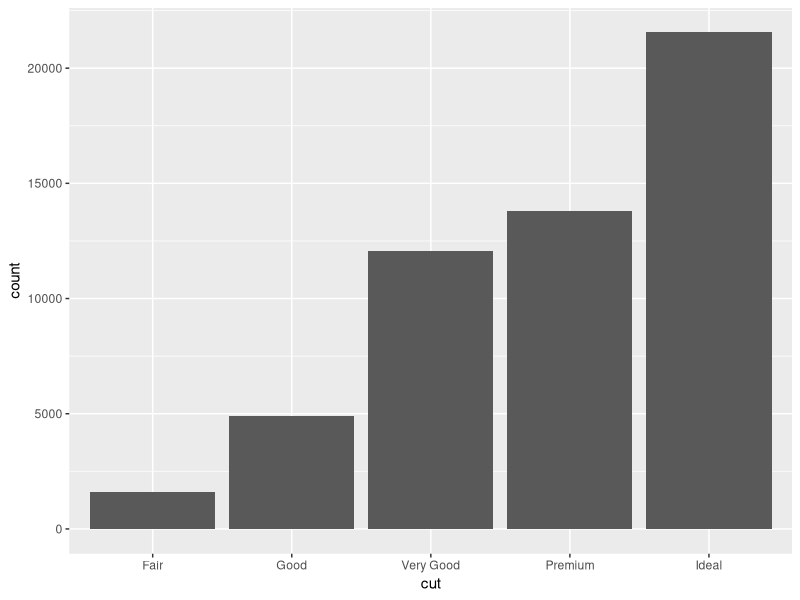
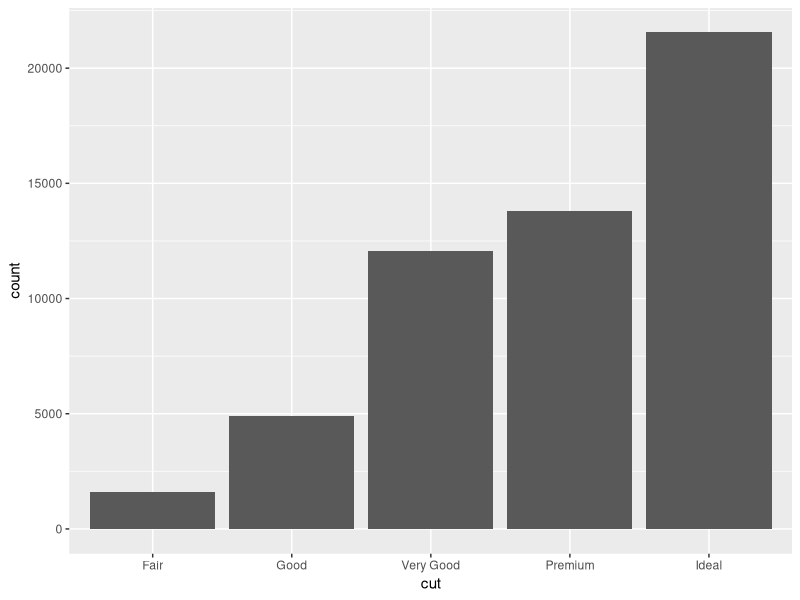
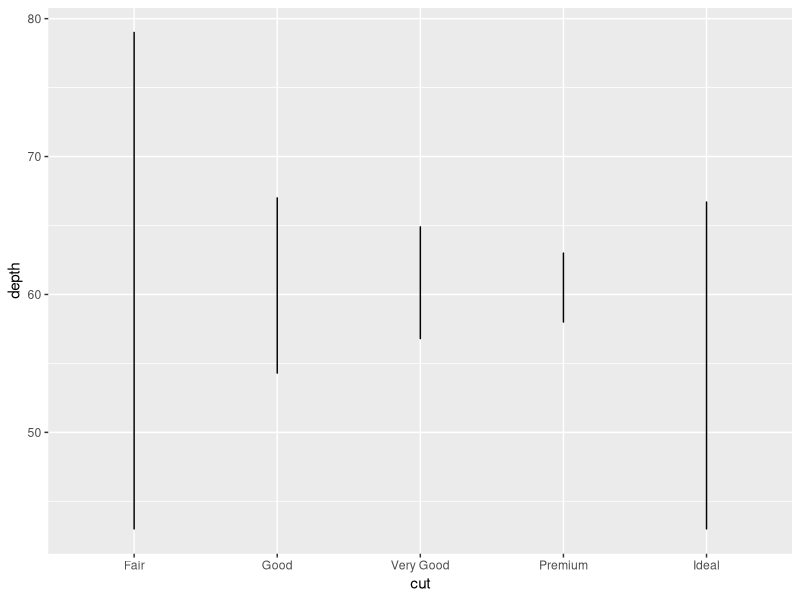
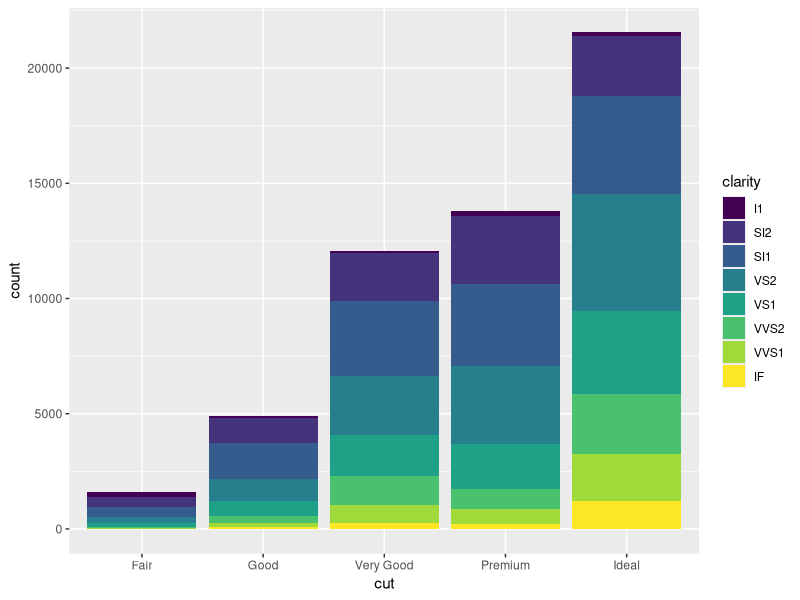
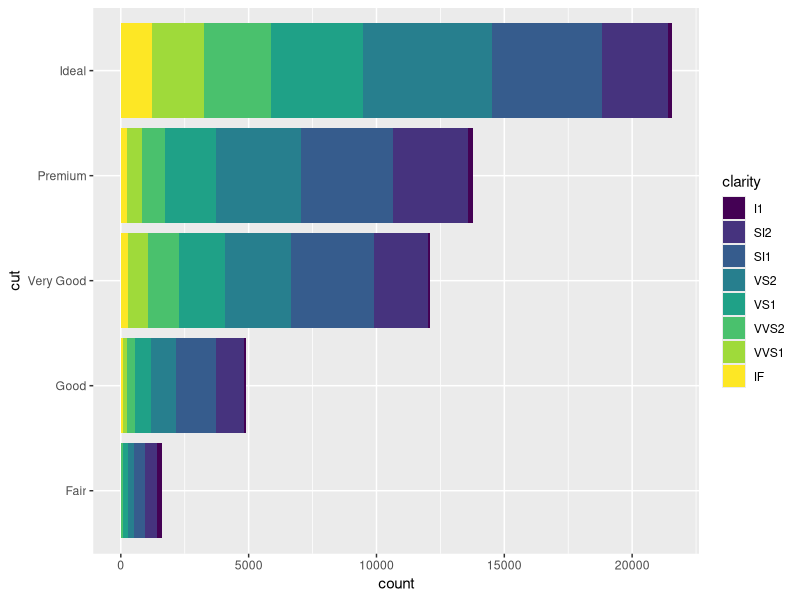

Write the R code that produced these figures, in order. (Note: this script raises an error after producing the figures.)
# Exercise 2: More ggplot2 Grammar

# Install and load `ggplot2`
# install.packages("ggplot2") # if needed
library("ggplot2")
library("dplyr")

# For this exercise you will again be working with the `diamonds` data set.
# Use `?diamonds` to review details about this data set



## Statistical Transformations

# Draw a bar chart of the diamonds data, organized by cut
# The height of each bar is based on the "count" (number) of diamonds with that cut
ggplot(data = diamonds) +
  geom_bar(mapping = aes(x = cut))

# Use the `stat_count` to apply the statistical transformation "count" to the diamonds
# by cut. You do not need a separate geometry layer!
ggplot(data = diamonds) +
  stat_count(mapping = aes(x = cut))

# Use the `stat_summary` function to draw a chart with a summary layer.
# Map the x-position to diamond `cut`, and the y-position to diamond `depth`
# Bonus: use `min` as the function ymin, `max` as the function ymax, and `median` as the function y


#ggplot(data = diamonds) +
  #stat_count(mapping = aes(x = cut)) +
  #stat_function(fun = cut)

ggplot(data = diamonds) + 
  geom_line(mapping = aes(x = cut, y = depth))

## Position Adjustments

# Draw a bar chart of diamond data organized by cut, with each bar filled by clarity.
# You should see a _stacked_ bar chart.

ggplot(data = diamonds) +
  geom_bar(mapping = aes(x = cut, fill = clarity))

# Draw the same chart again, but with each element positioned to "fill" the y axis

ggplot(data = diamonds) +
  geom_bar(mapping = aes(x = cut, fill = clarity)) +
  coord_flip()


# Draw the same chart again, but with each element positioned to "dodge" each other

ggplot(data = diamonds) +
  geom_bar(mapping = aes(x = cut, fill = clarity)) + 
  position_dodge()


# Draw a plot with point geometry with the x-position mapped to `cut` and the y-position mapped to `clarity`
# This creates a "grid" grouping the points


# Use the "jitter" position adjustment to keep the points from all overlapping!
# (This works a little better with a sample of diamond data, such as from the previous exercise).



## Scales

# Draw a "boxplot" (with `geom_boxplot()`) for the diamond's price (y) by color (x)


# This has a lot of outliers, making it harder to read. To fix this, draw the same plot but
# with a _logarithmic_ scale for the y axis.


# For another version, draw the same plot but with `violin` geometry instead of `boxplot` geometry!
# How does the logarithmic scale change the data presentation?


# Another interesting plot: draw a plot of the diamonds price (y) by carat (x), using a heatmap of 2d bins
# (geom_bin2d)
# What happens when you make the x and y channels scale logarithmically?


# Draw a scatter plot for the diamonds  price (y) by carat (x). Color each point by the clarity
# (Remember, this will take a while. Use a sample of the diamonds for faster results)


# Change the color of the previous plot using a ColorBrewer scale of your choice. What looks nice?



## Coordinate Systems

# Draw a bar chart with x-position and fill color BOTH mapped to cut
# For best results, SET the `width` of the geometry to be 1 (fill plot, no space between)
# You can save this to a variable for easier modifications


# Draw the same chart, but with the coordinate system flipped


# Draw the same chart, but in a polar coordinate system. Now you have a Coxcomb chart!



## Facets

# Take the scatter plot of price by carat data (colored by clarity) and add _facets_ based on
# the diamond's `color`



## Saving Plots

# Use the `ggsave()` function to save one of your plots (the most recent one generated) to disk.
# Name the output file "my-plot.png".
# Make sure you've set the working directory!!
